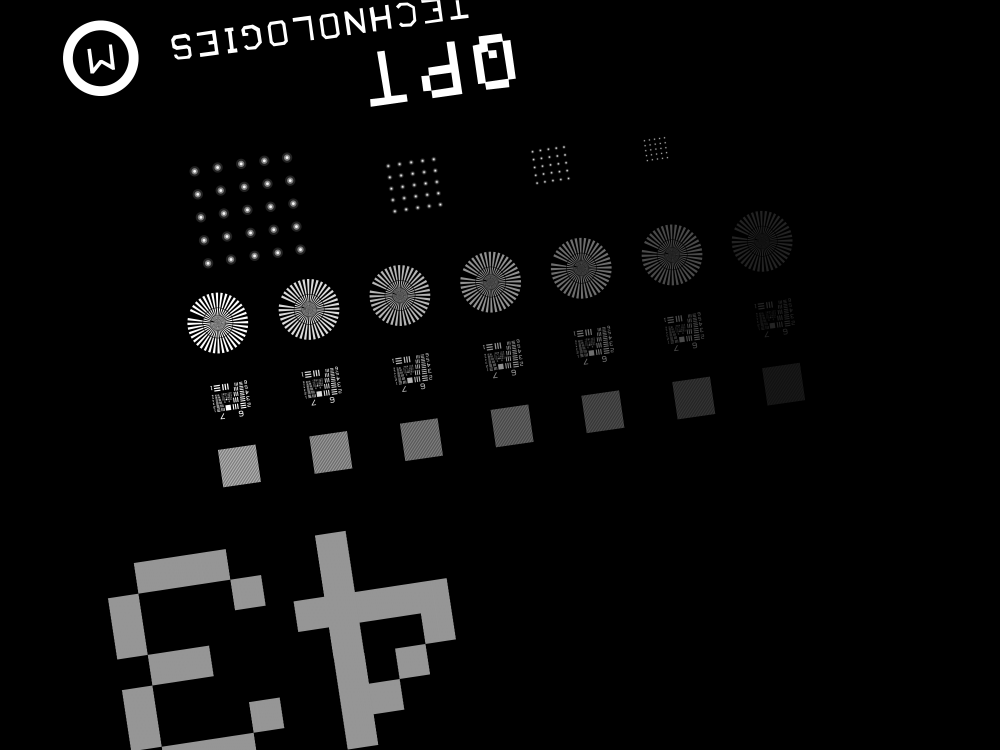
%> input picture data/BenchmarkTarget.png, 4000 x 3000 px (shown at 1/4 size)
$ octave main_dlhm.m   (GNU Octave 9; MATLAB toolbox functions it lacks are replaced by stand-ins)
%> lines starting %> are read from the running program, lines starting %| are printed output that depends on the picture
### dlhm.m
% dlhm -  Digital Lensless Holography Simulation Model
% This function simulates digital lensless holography and returns the
% hologram.

% Input:
%   sample   - Input complex field (wavefront) to be simulated.
%   L        - Distance from the point source to the hologram plane.
%   z        - Distance from the point source to the sample plane.
%   W_c      - Width of the sensor.
%   dx_in    - Resampling resolution parameter for input.
%   dx_out   - Pixel size at the sensor.
%   lambda   - Wavelength of the light.
%   x0, y0   - Offsets to adjust the center of the cropped sample.
%   NA_s     - Numerical Aperture of the source.

% Output:
%   holo     - Simulated hologram.

% Author: mariajlopera, mloper23@eafit.edu.co -
% maria.josef.lopera.acosta@vub.be
% Date: 06/12/2023

function holo = dlhm(sample, dx_in, L, z, W_c, dx_out, lambda, x0, y0, NA_s)

    % [9 lines of commented-out code are left out]
    [N, M] = size(sample);

    % Calculate the magnification factor
    Mag = L / z;
    % Calculate the width of the sample plane
    W_s = W_c / Mag;

    % Re-sample and magnify the sample if input pixel size specified
    if dx_in ~= 0
        % Calculate the resolution difference
        res_d = dx_in * Mag / dx_out;
        % Resize sample to new resolution
        sample = imresize(sample, 1 / res_d);
        [N_s, M_s] = size(sample);
        % Calculate the width of the resampled sample
        W_sample = N_s * dx_out / Mag;

        % Crop the sample according to magnification if it's larger than
        % the field of view
        if W_sample > W_s
            sample = sample(N_s/2 - N/2 : N_s/2 + N/2 - 1, M_s/2 - M/2 : M_s/2 + M/2 - 1);
        else
            % Resize back to original dimensions if needed
            sample = imresize(sample, [N, M]);
        end

        % Further crop sample to align with magnification
        sample = sample(N/2-N/(Mag*2)+x0 : N/2+N/(Mag*2)-1+x0, M/2-M/(Mag*2)+y0 : M/2+M/(2*Mag)-1+y0);
        [N_s, ~] = size(sample);
        % Final resample to match sensor characteristics
        rs = N_s / (W_c / dx_out);
        sample = imresize(sample, 1 / rs);
    else
        % Direct resample to sensor characteristics (if no input resampling)
        rs = N / (W_c / dx_out);
        sample = imresize(sample, 1 / rs);
    end

    % Update sample dimensions
    [Q, P] = size(sample);

    % Calculate wave number based on wavelength
    k = 2 * pi / lambda;

    % Establish spatial coordinates on sensor plane
    x = linspace(-W_c / 2, W_c / 2, P);
    y = linspace(-W_c / 2, W_c / 2, Q);
    [u, v] = meshgrid(x, y);

    % Calculate radial distances for source wavefront
    r = sqrt(u .^ 2 + v .^ 2 + L .^ 2);

    % Determine the illumination pattern based on Numerical Aperture
    if NA_s ~= 0
        % Use Gaussian distribution for restricted illumination
        PS = exp(-2 * r / (L * tan(asin(NA_s))));
    else
        % Default full illumination
        PS = exp(-r);
    end
    % Normalize the point spread function
    PS = PS - min(min(PS));
    PS = PS / max(max(PS));

    % Calculate spatial frequency coordinates at sample's plane
    dfx = Mag/(dx_out*P);
    dfy = Mag/(dx_out*Q);
    [fx, fy] = meshgrid(-P/2*dfx : dfx : P/2*dfx-dfx, -Q/2*dfy : dfy : Q/2*dfy-dfy);

    % Compute the propagation kernel for the Angular Spectrum Method (ASM)
    E = exp((-1i * (L - z) * sqrt(k^2 - 4 * pi^2 * (fx.^2 + fy.^2))));

    % Compute hologram using inverse Fourier transform
    Uz = ifts(fts(sample) .* E);
    holo = abs(Uz);

    % Calculate maximum distortion due to distance differences
    Max_mag = sqrt(W_c^2 / 2 + L^2) / z;
    Max_D = abs(Max_mag - Mag);


    k = [P 0 P/2; 0 Q Q/2; 0 0 1];
    radialDistortion = [-Max_D / (P/2) 0];
    cameraParams = cameraParameters("K", k, "RadialDistortion", radialDistortion);
    holo = undistortImage(holo, cameraParams);

    % Normalize and post-process the hologram
    holo = holo - min(min(abs(holo)));
    holo = holo / max(max(holo));
    holo = holo .* PS;
    holo = holo - min(min(abs(holo)));
    holo = holo / max(max(holo));
    holo = holo * 2^8;
    holo = round(holo, 0);
end

### main_dlhm.m
% Main script for simulating realistic digital lensless holograms
% @mariajlopera
% For questions contact mloper23@eafit.edu.co;
% maria.josef.lopera.acosta@vub.be

% Load and preprocess the input image
% Convert the image to grayscale and normalize its intensity
intensityImage = im2double(rgb2gray(imread('./data/BenchmarkTarget.png')));
%> intensityImage: size 3000x4000 double; min 0, max 1, mean 0.0438
intensityImage = imresize(intensityImage, 0.3);
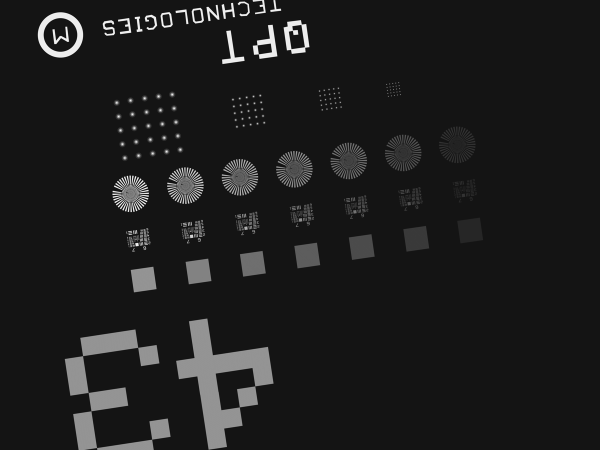
%> intensityImage: size 900x1200 double (shown at 1/2 size); min -0.0963, max 1.08, mean 0.0438; drawn with min black and max white
% Define the wavelength of the light used in the simulation
lambda = 532e-9;  % Wavelength in meters (532 nm)

% Maximum height difference in the sample
h_max = 350e-9;  % in meters

% Generate the complex wavefront of the sample
% The wavefront is based on the phase modulation by the sample
% The refractive index contrast here is 1.51 (RI of sample) - 1 (RI of medium)
sample = exp(-1i * 2 * pi * (1.51 - 1) * h_max * intensityImage / lambda);
% Display the phase of the sample to verify
figure(1);
imagesc(angle(sample))
colormap gray;
axis image;
title('Phase of the Sample');
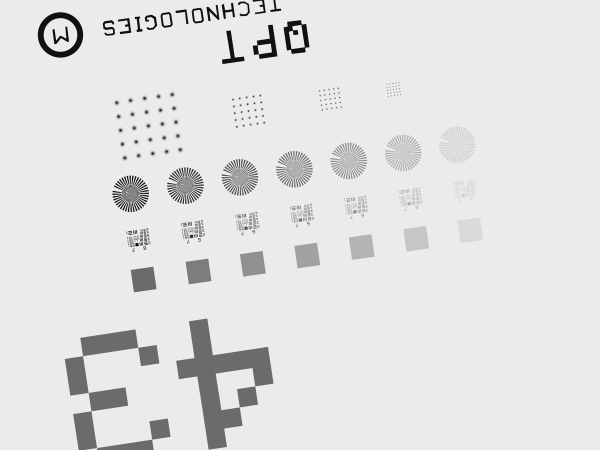
%> displayed picture: size 900x1200x3, on the screen's scale of 0 to 255 (shown at 1/2 size); min 0, max 255, mean 225.4
%> the run ends on the next line


%% Simulation parameters setup

% Set the system parameters for the holography simulation
L = 8e-3;     % Distance from the source to the hologram plane in meters
z = 2e-3;     % Distance from the source to the sample plane in meters
W_c = 5.55e-3; % Width of the sensor in meters
dx = 1.85e-6; % Pixel size on the sensor in meters

% Repeated definition of lambda (already defined earlier)

% Call the realistic_dlhm function to simulate digital lensless holograms
it = 20;
zs = linspace(7e-3,7e-3,it);

for i = 1:it
    hologram = dlhm(sample, 1.85e-6, L, zs(i), W_c, dx, lambda, 1, 1, 0);
